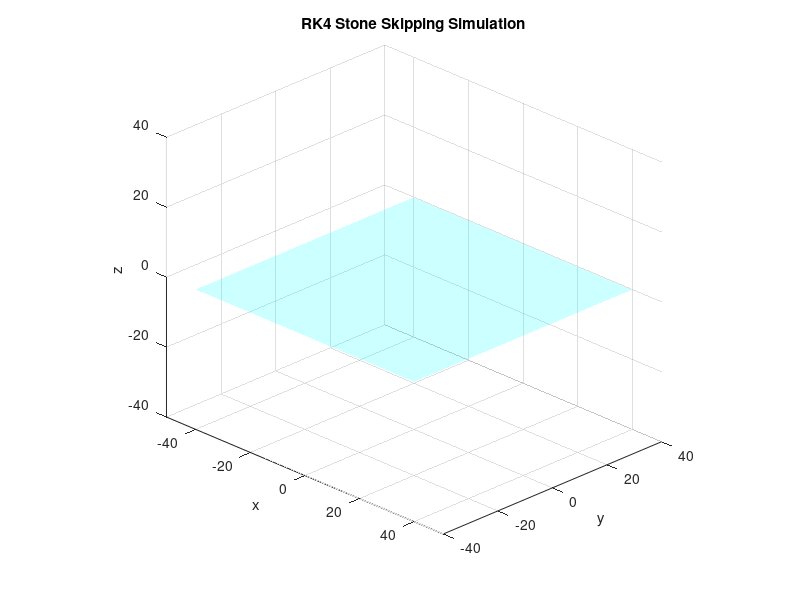

Here is the MATLAB script that generated this plot: (Note: this script raises an error after producing the figure.)
clc;
clear;

% constants
g = 9.81;       % Gravity (m/s^2)
cd = 0.01;      % Air drag coefficient
r = 0.8;        % Restitution coefficient. A physical constant the decides how much the stonw will skip depending on energy loss
m = 0.1;        % Stone mass (kg)
dt = 0.01;      % Time step
T = 5;          % Max simulation time
N = T / dt;     % Number of steps

        % inputs(the user should enter valid values)
%initial velocity
v0 = input('Enter initial launch speed (m/s): ');
while isempty(v0) || ~isnumeric(v0) || v0 <= 0
    disp('Invalid input. Please enter a positive number for speed.');
    v0 = input('Enter initial launch speed (m/s): ');
end


%Elevation angle: the angle above the horizontal plane
elevation_deg = input('Enter launch elevation angle (degrees above horizontal): ');
while isempty(elevation_deg) || ~isnumeric(elevation_deg)
    disp('Invalid input. Please enter a number for the angle.');
    elevation_deg = input('Enter launch elevation angle (degrees above horizontal): ');
end
angle = deg2rad(elevation_deg);  % Convert to radians



%Azimuth angle: in which direction the stone will go on the horizontal plane
azimuth_deg = input('Enter launch azimuth angle (direction the stone) in degrees: ');
while isempty(azimuth_deg) || ~isnumeric(azimuth_deg)
    disp('Invalid input. Please enter a number for the angle.');
    azimuth_deg = input('Enter launch azimuth angle (direction the stone) in degrees:  ');
end
azimuth = deg2rad(azimuth_deg); 
% azimuth = deg2rad(45);  % fixed azimuth angle


 %initial height of skipping
z0 = input('Enter initial launch height (m): ');
while isempty(z0) || ~isnumeric(z0) || z0 < 0
    disp('Invalid input. Please enter a non-negative number for height.');
    z0 = input('Enter initial launch height (m): ');
end


 %Velocity projections
vx = v0 * cos(angle) * cos(azimuth);
vy = v0 * cos(angle) * sin(azimuth);
vz = v0 * sin(angle);
u = [0; 0; z0; vx; vy; vz];  % Initial state: [x; y; z; vx; vy; vz]


%setting thr axes
figure;
hold on; axis equal; grid on;
xlabel('x'); ylabel('y'); zlabel('z');
title('RK4 Stone Skipping Simulation');
view(45, 25);


% % % Drawing water surface
% % [Xs, Ys] = meshgrid(-200:4:200); %Creates a 2D grid of x and y points from -200 to 200 with step 4 
% % Zs = zeros(size(Xs));
% % surf(Xs, Ys, Zs, 'FaceAlpha', 0.2, 'EdgeColor', 'none', 'FaceColor', 'cyan'); %Draws a surface in 3D using Xs, Ys, and Zs. This is water plane
% %                                                                               %'FaceAlpha', 0.2 Makes the water surface semi-transparent (20% opaque)
% %                                                                               % 'EdgeColor', 'none'	Hides the grid lines between squares on the water surface
% %                                                                               % 'FaceColor', 'cyan'	Colors the surface light blue (like water)


% Initialize growing water surface
water_range = 40; % Initial half-width of water surface so the total width is 80 units
[Xs, Ys] = meshgrid(-water_range:4:water_range);%Creates a 2D grid of x and y points from -40 to 40 with step 4
Zs = zeros(size(Xs));
water_surface = surf(Xs, Ys, Zs, 'FaceAlpha', 0.2, 'EdgeColor', 'none', 'FaceColor', 'cyan');%Draws a surface in 3D using Xs, Ys, and Zs. This is water plane
                                                                                             %'FaceAlpha', 0.2 Makes the water surface semi-transparent (20% opaque)
                                                                                             % 'EdgeColor', 'none'	Hides the grid lines between squares on the water surface
                                                                                             % 'FaceColor', 'cyan'	Colors the surface light blue (like water)




%Tracking Variables
impact_points = [];% A matrix that stores the (x, y) positions of the stone when it hits the water
skip_count = 0;%couter of skips
disk = []; %stores the plot object of the stone so it can be updated
trajectory_time = [];%an array that stores the time of the simulation
trajectory_z = [];%an array that stores the height for plotting


%Simulation Loop
for i = 1:N %N = T / dt if we want to simulate 10s with step time of 0.01s wewill have 1000 steps
    % RK4 integration
    k1 = stoneODE(u, m, cd, g);
    k2 = stoneODE(u + 0.5*dt*k1, m, cd, g);
    k3 = stoneODE(u + 0.5*dt*k2, m, cd, g);
    k4 = stoneODE(u + dt*k3, m, cd, g);
    u_next = u + (dt/6)*(k1 + 2*k2 + 2*k3 + k4);

    % Check for bounce
    if u(3) > 0 && u_next(3) <= 0 % if the stone crosses the water surface in a decreasing way .it might skip or sink depending on the vertical velocity
        if abs(u(6)) > 0.1 %and if it has enough vertical velocity vz
            u_next(3) = 0; % Reset height
            u_next(4:6) = r * [u(4); u(5); -u(6)]; %r is that reduce the velocity in the next state due to energy loss and we flip vz to skip and go upward (r=1 in ideal case) 
            skip_count = skip_count + 1;% so add a skip
            impact_points = [impact_points; u_next(1:2).']; %save the (x,y) bounce position to draw ripples later
        else
            break;  % Stone sinks since it has no enough vz
        end
    end

    % Update state
    u = u_next;%updates Stone's State
    max_xy = max(abs(u(1:2))); %checks how far the stone has gone
    if max_xy > water_range * 0.8 %If the stone is more than 80% toward the current water edge,Then we decide to expand the water surface
        water_range = ceil(max_xy + 20); % increases the range slightly beyond the stone's position (adds 20 units of margin)
        [Xs, Ys] = meshgrid(-water_range:4:water_range);%recalculate the surface grid with the new size
        Zs = zeros(size(Xs));
        set(water_surface, 'XData', Xs, 'YData', Ys, 'ZData', Zs);%updates the existing surface instead of redrawing
    end

    % Log vertical position and time
    trajectory_time(end+1) = i * dt;%saves the current time (i * dt: the time that has passed)
    trajectory_z(end+1) = u(3);%saves the stone's height at that moment

    % Draw the stone
    if isgraphics(disk), delete(disk); end %removes the old red dot
    disk = plot3(u(1), u(2), u(3), 'ro', 'MarkerSize', 8, 'MarkerFaceColor', 'r');%draws a red dot at the new 3D position

    % Draw expanding ripples at each impact point
    for k = 1:size(impact_points, 1) %Loops through all impact points recorded previously /size(impact_points, 1) = number of skips
        x0 = impact_points(k,1);
        y0 = impact_points(k,2);
        ripple_radius = (i - k * 20) * dt * 2;%k is the index of the impact point (the earlier the impact, the longer the ripple has been expanding)
                                              %k * 20 acts like a delay, so the ripple only starts growing some time after the impact
                                              %dt * 2 scales the ripple's growth speed
                                              %older impact points will have larger ripples, newer ones will start small


        if ripple_radius > 0 %ripple_radius becomes positive only after enough time has passed since the stone hit the water at that point
            theta = linspace(0, 2*pi, 100);%used to create a full circle using sin and cos
            rippleX = x0 + ripple_radius * cos(theta);%computes the x-coordinates of points on the circle
            rippleY = y0 + ripple_radius * sin(theta);%computes the y-coordinates of points on the circle/with rippleX, they define a circle centered at (x0, y0)
            rippleZ = zeros(size(rippleX));%all Z-values are set to 0 because the ripple lies on the water surface
            plot3(rippleX, rippleY, rippleZ, 'c:');%draws the circula ripple as a 3D dashed cyan line
        end
    end

    drawnow limitrate;%update the figure smoothly without redrawing too fast so we can see how the stone skips

    % Stop if stone arrives to surface or below it & total velocity is very low
    if u(3) <= 0 && norm(u(4:6)) < 0.1
        break;%the simulation ends early using break because the stone has stopped skipping
    end
end %of for i=1:N

% Final output
fprintf('\nSimulation finished.\n');
fprintf('Total skips: %d\n', skip_count);
fprintf('Horizontal distance: %.2f m\n', norm(u(1:2)));%which calculates the Euclidean distance from (0,0) to current posotion

%Plot Vertical Trajectory
figure;
plot(trajectory_time, trajectory_z, 'b', 'LineWidth', 1.5);
xlabel('Time (s)');
ylabel('Height (z)');
title('Stone Vertical Trajectory Over Time');
grid on;

%ODE function :defines the differential equations of the motion of the skipping stone
function dudt = stoneODE(u, m, cd, g) %dudt: the derivative of the state vector (how position and velocity are changing with time)
    vx = u(4); vy = u(5); vz = u(6);
    dudt = zeros(6,1);
    dudt(1:3) = [vx; vy; vz]; 
    dudt(4:6) = [-cd*vx/m; -cd*vy/m; -g - cd*vz/m]; %cd:Drag force (resists motion), proportional to velocity
                                                    %Gravity (only affects vertical/z direction)
end
